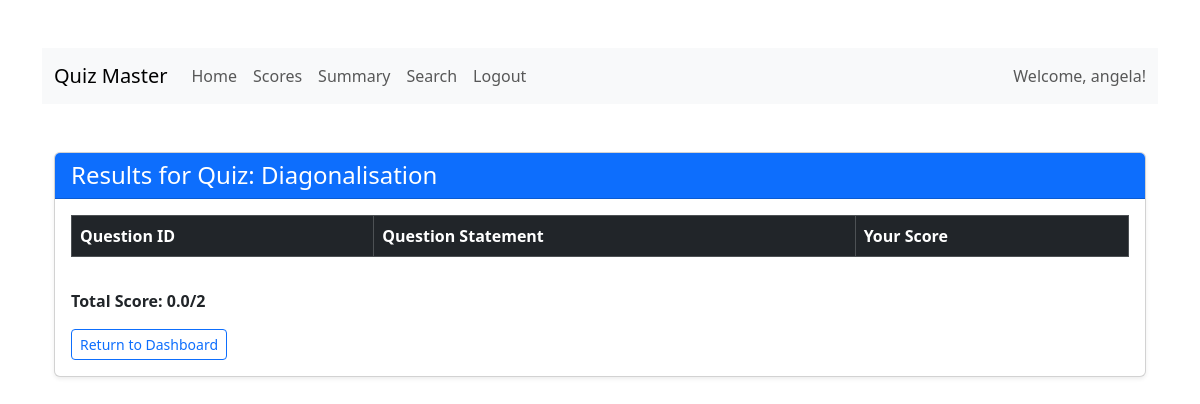
Page /dashboard/user/1/1/results on the committed database.
### models/user.py (models this page shows)
class User(db.Model,UserMixin):
    id = db.Column(db.Integer, primary_key=True, autoincrement=True)
    email = db.Column(db.String(150), unique=True, nullable=False)
    password = db.Column(db.String(150), nullable=False)
    fullname = db.Column(db.String(150), nullable=False)
    qualification = db.Column(db.String(150))
    dob = db.Column(db.Date)
    role=db.Column(db.String(150),nullable=False,default="user")
    scores = db.relationship('Score', backref='user', cascade="all, delete-orphan", lazy=True)

### models/quiz.py (models this page shows)
class Quiz(db.Model):
    id = db.Column(db.Integer, primary_key=True)
    chapter_id = db.Column(db.Integer, db.ForeignKey('chapter.id'), nullable=False)
    quizdate = db.Column(db.Date)
    quizduration = db.Column(db.Time)
    quizname=db.Column(db.String(150), nullable=False,unique=True)
    questions = db.relationship('Question', backref='quiz', cascade="all, delete-orphan", lazy=True)
    scores = db.relationship('Score', backref='quiz', cascade="all, delete-orphan", lazy=True)
    @hybrid_property
    def noofquestions(self):
        return len(self.questions)

### models/score.py (models this page shows)
class Score(db.Model):
    id = db.Column(db.Integer, primary_key=True)
    quizid = db.Column(db.Integer, db.ForeignKey('quiz.id'), nullable=False)
    userid = db.Column(db.Integer, db.ForeignKey('user.id'), nullable=False)
    timestampofattempt = db.Column(db.DateTime, default=datetime)
    totalscored = db.Column(db.Float)

### app.py (the view, shortened to what this page needs)
@app.route(
    "/dashboard/user/<int:quizid>/<int:scoreid>/results",
    methods=["GET", "POST"],
)
def userresults(quizid, scoreid):
    quiz = Quiz.query.filter_by(id=quizid).first()
    userscore = Score.query.filter_by(id=scoreid).first()
    userid = userscore.userid
    user=User.query.filter_by(id=userid).first()
    if not quiz or not userscore:
        return "Invalid quiz or score", 404
    yourscore = userscore.totalscored
    noofquestions = quiz.noofquestions
    scores = session.get('scores', {})
    data = []
    question_ids = [int(qid) for qid in scores.keys()]
    questions = Question.query.filter(Question.id.in_(question_ids)).all()
    question_map = {q.id: q for q in questions}
    return render_template(
        "userquizover.html",
        quiz=quiz,
        data=sorted(data, key=lambda x: x['id']),
        yourscore=yourscore,
        noofquestions=noofquestions,
        user=user
    )

### templates/userquizover.html (shortened to what this page needs)
{% extends "base.html" %}
{% block content %}
<nav class="navbar navbar-expand-lg navbar-light bg-light">
    <div class="container-fluid">
      <a class="navbar-brand" href="{{ url_for('userdashboard', id=user.id) }}">Quiz Master</a>
      <div class="collapse navbar-collapse">
        <ul class="navbar-nav me-auto mb-2 mb-lg-0">
          <li class="nav-item"><a class="nav-link" href="{{ url_for('userdashboard', id=user.id) }}">Home</a></li>
          <li class="nav-item"><a class="nav-link" href="{{ url_for('userscores', id=user.id) }}">Scores</a></li>
          <li class="nav-item"><a class="nav-link" href="{{ url_for('usersummary', id=user.id) }}">Summary</a></li>
          <li class="nav-item"><a class="nav-link" href="{{ url_for('usersearch', id=user.id) }}">Search</a></li>
          <li class="nav-item"><a class="nav-link" href="{{ url_for('logout') }}">Logout</a></li>
        </ul>
        <span class="navbar-text ms-auto">Welcome, {{ user.fullname }}!</span>
      </div>
    </div>
  </nav>
  <div class="container my-5">
    <div class="card shadow-sm">
      <div class="card-header bg-primary text-white">
        <h4 class="mb-0">Results for Quiz: {{ quiz.quizname }}</h4>
      </div>
      <div class="card-body">
        <div class="table-responsive">
          <table class="table table-striped table-hover table-bordered">
            <thead class="table-dark">
              <tr>
                <th>Question ID</th>
                <th>Question Statement</th>
                <th>Your Score</th>
              </tr>
            </thead>
          </table>
        </div>
        <div class="mt-3">
          <p class="fw-bold">Total Score: {{ yourscore }}/{{ noofquestions }}</p>
          <button type="button" onclick="location.href='{{ url_for('userdashboard', id=user.id) }}'" class="btn btn-outline-primary btn-sm">Return to Dashboard</button>
        </div>
      </div>
    </div>
  </div>
{% endblock %}

### rows in the picture
User: fullname "angela"
Quiz: quizname "Diagonalisation"
Score: totalscored "0.0"

### other values in the picture
{{ noofquestions }} "2"
